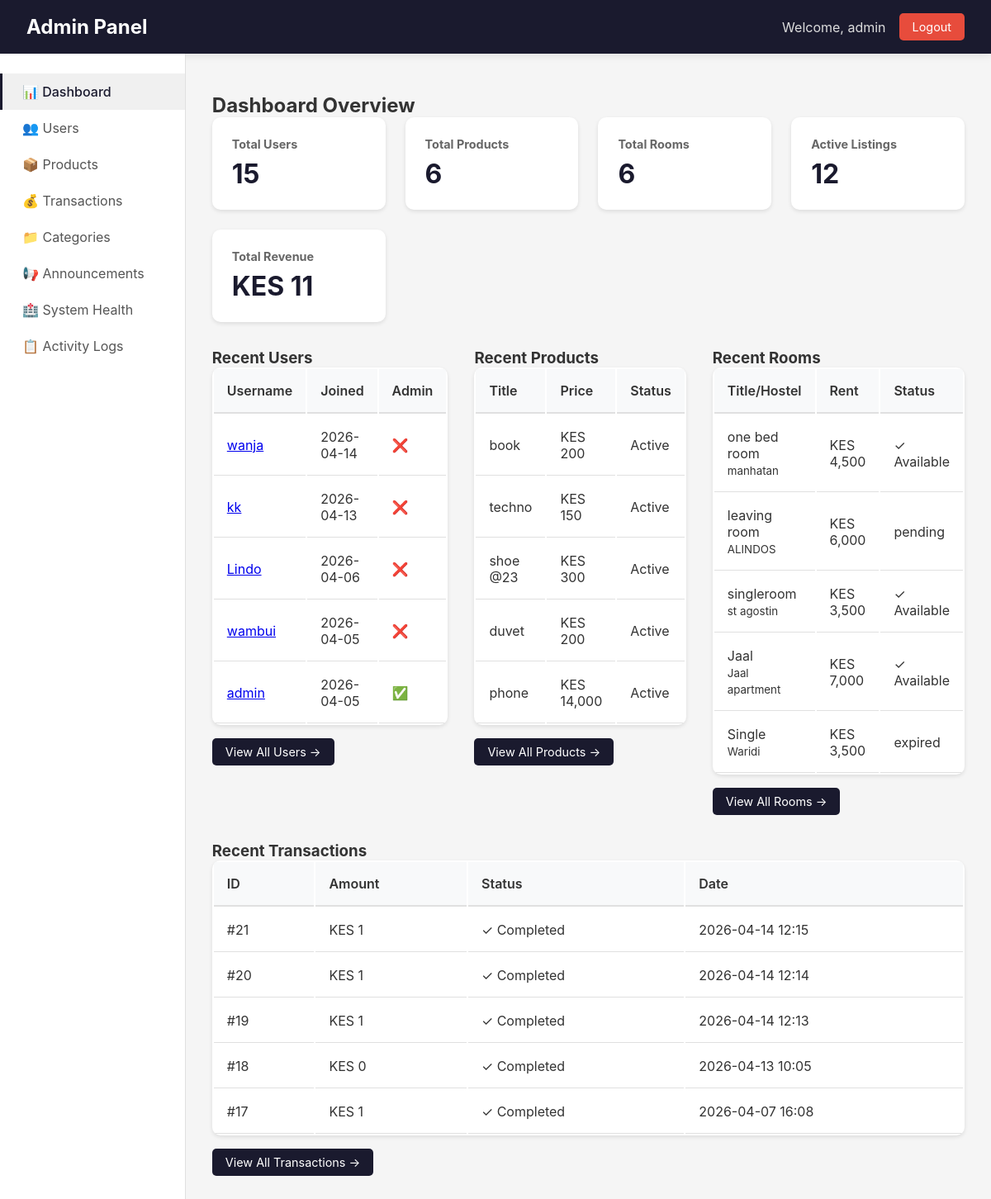
Before: /admin/ (signed in) with the older database file.
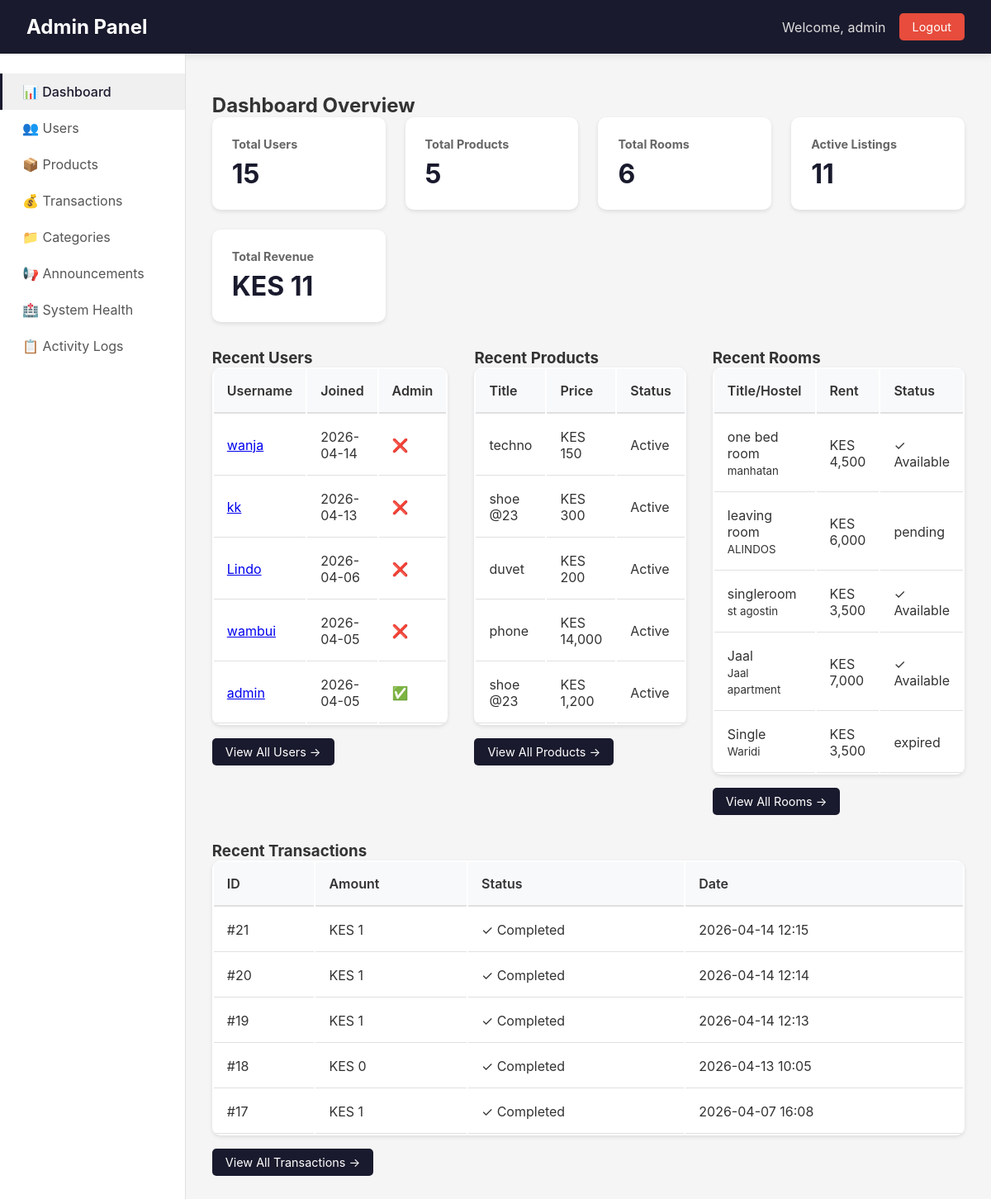
After: the same page with the newer database file.
### app/models.py (models this page shows, shortened)
class User(UserMixin, db.Model):
    __tablename__ = 'users'
    id = db.Column(db.Integer, primary_key=True)
    username = db.Column(db.String(80), unique=True, nullable=False)
    email = db.Column(db.String(120), unique=True, nullable=False)
    password_hash = db.Column(db.String(128))
    phone = db.Column(db.String(20))
    created_at = db.Column(db.DateTime, default=datetime.utcnow)
    google_id = db.Column(db.String(100), unique=True, nullable=True)
    profile_picture = db.Column(db.String(500), nullable=True)
    products = db.relationship('Product',
        foreign_keys='Product.seller_id',
        back_populates='seller',
        lazy=True
    )
    payments = db.relationship('Payment',
        back_populates='payment_user',
        lazy=True
    )
    phone_number = db.Column(db.String(20))
    campus_location = db.Column(db.String(100))
    hostel_name = db.Column(db.String(100))
    hostel_room = db.Column(db.String(20))
    whatsapp_number = db.Column(db.String(20))
    show_contact_details = db.Column(db.Boolean, default=True)
    contact_preference = db.Column(db.String(20), default='whatsapp')
    is_admin = db.Column(db.Boolean, default=False)
    conversations_as_buyer = db.relationship('Chat',
        foreign_keys='Chat.buyer_id',
        back_populates='buyer',
        lazy=True,
        cascade='all, delete-orphan'
    )
    conversations_as_seller = db.relationship('Chat',
        foreign_keys='Chat.seller_id',
        back_populates='seller',
        lazy=True,
        cascade='all, delete-orphan'
    )
    sent_messages = db.relationship('Message',
        foreign_keys='Message.sender_id',
        back_populates='sender',
        lazy=True,
        cascade='all, delete-orphan'
    )
    sent_offers = db.relationship('Offer',
        foreign_keys='Offer.buyer_id',
        back_populates='offer_buyer',
        lazy=True
    )
    received_offers = db.relationship('Offer',
        foreign_keys='Offer.seller_id',
        back_populates='offer_seller',
        lazy=True
    )

class Product(db.Model):
    __tablename__ = 'products'
    id = db.Column(db.Integer, primary_key=True)
    title = db.Column(db.String(100), nullable=False)
    description = db.Column(db.Text)
    price = db.Column(db.Float, nullable=False)
    condition = db.Column(db.String(20))
    contact_info = db.Column(db.Text)
    is_fast_moving = db.Column(db.Boolean, default=False)
    is_active = db.Column(db.Boolean, default=True)
    is_sold = db.Column(db.Boolean, default=False)
    Token = db.Column(db.Float, nullable=False)
    category_id = db.Column(db.Integer, db.ForeignKey('categories.id'), nullable=False)
    seller_id = db.Column(db.Integer, db.ForeignKey('users.id'), nullable=False)
    image_group_id = db.Column(db.Integer, db.ForeignKey('product_image_groups.id'), nullable=True)
    created_at = db.Column(db.DateTime, default=datetime.utcnow)
    updated_at = db.Column(db.DateTime, default=datetime.utcnow, onupdate=datetime.utcnow)
    hostel_name = db.Column(db.String(100), nullable=False, default='')
    location = db.Column(db.String(100), nullable=False, default='')
    leave_date = db.Column(db.DateTime, nullable=False, default=datetime.utcnow)
    room_type = db.Column(db.String(20), default='single')
    deposit = db.Column(db.Float, default=0)
    commission_percentage = db.Column(db.Float, default=0)
    is_commission_listing = db.Column(db.Boolean, default=False)
    status = db.Column(db.String(20), default='available')
    agreement_user_id = db.Column(db.Integer, db.ForeignKey('users.id'), nullable=True)
    agreement_expires_at = db.Column(db.DateTime, nullable=True)
    booked_at = db.Column(db.DateTime, nullable=True)
    total_unlocks = db.Column(db.Integer, default=0)
    last_interest_update = db.Column(db.DateTime, default=datetime.utcnow)
    payments = db.relationship('Payment', back_populates='product', lazy=True, cascade="all, delete-orphan")
    chats = db.relationship('Chat', back_populates='product', lazy=True, cascade='all, delete-orphan')
    offers = db.relationship('Offer', back_populates='product', lazy=True, cascade='all, delete-orphan')
    unlocks = db.relationship(
    'ProductUnlock',
    back_populates='product',
    cascade='all, delete-orphan'
)
    notifications = db.relationship(
    'Notification',
    back_populates='product',
    cascade='all, delete-orphan'
)
    agreement_user = db.relationship('User', foreign_keys=[agreement_user_id])
    category = db.relationship('Category', back_populates='products')
    seller = db.relationship('User', foreign_keys=[seller_id], back_populates='products')
    image_group = db.relationship('ProductImageGroup', back_populates='product')

class ProductUnlock(db.Model):
    __tablename__ = 'product_unlocks'
    id = db.Column(db.Integer, primary_key=True)
    user_id = db.Column(db.Integer, db.ForeignKey('users.id'), nullable=False)
    product_id = db.Column(db.Integer, db.ForeignKey('products.id'), nullable=False)
    seller_id = db.Column(db.Integer, db.ForeignKey('users.id'), nullable=False)
    amount = db.Column(db.Float, nullable=False)
    phone_number = db.Column(db.String(20))
    checkout_request_id = db.Column(db.String(100), unique=True)
    merchant_request_id = db.Column(db.String(100))
    mpesa_receipt_number = db.Column(db.String(50))
    status = db.Column(db.String(20), default='pending')
    created_at = db.Column(db.DateTime, default=datetime.utcnow)
    completed_at = db.Column(db.DateTime)
    unlocked_at = db.Column(db.DateTime)
    user = db.relationship('User', foreign_keys=[user_id], backref='unlocked_products')
    product = db.relationship('Product', back_populates='unlocks')
    seller = db.relationship('User', foreign_keys=[seller_id], backref='buyer_unlocks')
    chat = db.relationship('Chat', back_populates='unlock', lazy=True, uselist=False)

### app/admin/routes.py (the view)
@admin_bp.route('/')
@login_required
@admin_required
def dashboard():
    total_users = User.query.count()
    total_products = Product.query.filter(
        (Product.hostel_name == '') | (Product.hostel_name.is_(None))
    ).count()
    total_rooms = Product.query.filter(
        Product.hostel_name != '',
        Product.hostel_name.isnot(None)
    ).count()
    active_products = Product.query.filter_by(is_active=True, is_sold=False).count()
    total_revenue = db.session.query(func.sum(ProductUnlock.amount)).filter_by(status='completed').scalar() or 0
    recent_users = User.query.order_by(User.created_at.desc()).limit(5).all()
    recent_products = Product.query.filter(
        (Product.hostel_name == '') | (Product.hostel_name.is_(None))
    ).order_by(Product.created_at.desc()).limit(5).all()
    recent_rooms = Product.query.filter(
        Product.hostel_name != '',
        Product.hostel_name.isnot(None)
    ).order_by(Product.created_at.desc()).limit(5).all()
    recent_transactions = ProductUnlock.query.filter_by(status='completed').order_by(ProductUnlock.completed_at.desc()).limit(5).all()
    return render_template('admin/dashboard.html',
                         total_users=total_users,
                         total_products=total_products,
                         total_rooms=total_rooms,
                         active_products=active_products,
                         total_revenue=total_revenue,
                         recent_users=recent_users,
                         recent_products=recent_products,
                         recent_rooms=recent_rooms,
                         recent_transactions=recent_transactions)

### app/admin/routes.py (called while the page is built)
def admin_required(f):
    @wraps(f)
    def decorated_function(*args, **kwargs):
        if not current_user.is_authenticated:
            flash('Please login to access admin area.', 'warning')
            return redirect(url_for('auth.login'))
        if not current_user.is_admin:
            flash('Admin access required.', 'error')
            return redirect(url_for('main.index'))
        return f(*args, **kwargs)
    return decorated_function

### app/models.py (called while the page is built)
@login_manager.user_loader
def load_user(user_id):
    return User.query.get(int(user_id))

### app/templates/admin/dashboard.html (shortened to what this page needs)
{% extends "admin/base.html" %}
{% block content %}
<h2>Dashboard Overview</h2>
<div class="stats-grid">
    <div class="stat-card">
        <h3>Total Users</h3>
        <div class="value">{{ total_users }}</div>
    </div>
    <div class="stat-card">
        <h3>Total Products</h3>
        <div class="value">{{ total_products }}</div>
    </div>
    <div class="stat-card">
        <h3>Total Rooms</h3>
        <div class="value">{{ total_rooms }}</div>
    </div>
    <div class="stat-card">
        <h3>Active Listings</h3>
        <div class="value">{{ active_products }}</div>
    </div>
    <div class="stat-card">
        <h3>Total Revenue</h3>
        <div class="value">KES {{ "{:,.0f}".format(total_revenue) }}</div>
    </div>
</div>
<div style="display: grid; grid-template-columns: repeat(3, 1fr); gap: 2rem; margin-top: 2rem;">
    <div>
        <h3>Recent Users</h3>
        <table class="data-table">
            <thead><tr><th>Username</th><th>Joined</th><th>Admin</th></tr></thead>
            <tbody>
                {% for user in recent_users %}
                <tr>
                    <td><a href="{{ url_for('admin.user_detail', user_id=user.id) }}">{{ user.username }}</a></td>
                    <td>{{ user.created_at.strftime('%Y-%m-%d') }}</td>
                    <td>{% if user.is_admin %}✅{% else %}❌{% endif %}</td>
                </tr>
                {% endfor %}
            </tbody>
        </table>
        <div style="margin-top: 1rem;"><a href="{{ url_for('admin.users') }}" class="btn btn-primary">View All Users →</a></div>
    </div>
    <div>
        <h3>Recent Products</h3>
        <table class="data-table">
            <thead><tr><th>Title</th><th>Price</th><th>Status</th></tr></thead>
            <tbody>
                {% for product in recent_products %}
                <tr>
                    <td>{{ product.title[:25] }}</td>
                    <td>KES {{ "{:,.0f}".format(product.price) }}</td>
                    <td>{% if product.is_sold %}Sold{% else %}Active{% endif %}</td>
                </tr>
                {% endfor %}
            </tbody>
        </table>
        <div style="margin-top: 1rem;"><a href="{{ url_for('admin.products') }}" class="btn btn-primary">View All Products →</a></div>
    </div>
    <div>
        <h3>Recent Rooms</h3>
        <table class="data-table">
            <thead><tr><th>Title/Hostel</th><th>Rent</th><th>Status</th></tr></thead>
            <tbody>
                {% for room in recent_rooms %}
                <tr>
                    <td>{{ room.title[:20] }}<br><small>{{ room.hostel_name }}</small></td>
                    <td>KES {{ "{:,.0f}".format(room.price) }}</td>
                    <td>{% if room.status == 'available' %}✓ Available{% elif room.status == 'booked' %}📅 Booked{% else %}{{ room.status }}{% endif %}</td>
                </tr>
                {% endfor %}
            </tbody>
        </table>
        <div style="margin-top: 1rem;"><a href="{{ url_for('admin.rooms') }}" class="btn btn-primary">View All Rooms →</a></div>
    </div>
</div>
<div style="margin-top: 2rem;">
    <h3>Recent Transactions</h3>
    <table class="data-table">
        <thead><tr><th>ID</th><th>Amount</th><th>Status</th><th>Date</th></tr></thead>
        <tbody>
            {% for tx in recent_transactions %}
            <tr>
                <td>#{{ tx.id }}</td>
                <td>KES {{ "{:,.0f}".format(tx.amount) }}</td>
                <td>{% if tx.status == 'completed' %}✓ Completed{% else %}{{ tx.status }}{% endif %}</td>
                <td>{{ (tx.completed_at or tx.created_at).strftime('%Y-%m-%d %H:%M') }}</td>
            </tr>
            {% endfor %}
        </tbody>
    </table>
    <div style="margin-top: 1rem;"><a href="{{ url_for('admin.transactions') }}" class="btn btn-primary">View All Transactions →</a></div>
</div>
{% endblock %}

### app/templates/admin/base.html (shortened to what this page needs)
<!DOCTYPE html>
<html lang="en">
<head>
</head>
<body>
    <header class="admin-header">
        <h1><a href="{{ url_for('admin.dashboard') }}">Admin Panel</a></h1>
        <div class="admin-user">
            <span>Welcome, {{ current_user.username }}</span>
            <a href="{{ url_for('auth.logout') }}" class="logout-btn">Logout</a>
        </div>
    </header>
    <div class="admin-container">
        <nav class="admin-sidebar">
            <a href="{{ url_for('admin.dashboard') }}" class="{% if request.endpoint == 'admin.dashboard' %}active{% endif %}">
                📊 Dashboard
            </a>
            <a href="{{ url_for('admin.users') }}" class="{% if request.endpoint == 'admin.users' or request.endpoint == 'admin.user_detail' %}active{% endif %}">
                👥 Users
            </a>
            <a href="{{ url_for('admin.products') }}" class="{% if request.endpoint == 'admin.products' %}active{% endif %}">
                📦 Products
            </a>
            <a href="{{ url_for('admin.transactions') }}" class="{% if request.endpoint == 'admin.transactions' %}active{% endif %}">
                💰 Transactions
            </a>
            <a href="{{ url_for('admin.categories') }}" class="{% if request.endpoint == 'admin.categories' %}active{% endif %}">
                📁 Categories
            </a>
            <a href="{{ url_for('announcements.admin') }}" class="{% if request.endpoint == 'announcements.admin' %}active{% endif %}">
    📢 Announcements
</a>
<a href="{{ url_for('admin.system_health') }}" class="{% if request.endpoint == 'admin.system_health' %}active{% endif %}">
    🏥 System Health
</a>
<a href="{{ url_for('admin.admin_logs') }}" class="{% if request.endpoint == 'admin.admin_logs' %}active{% endif %}">
    📋 Activity Logs
</a>
        </nav>
        <main class="admin-content">
            {% block content %}{% endblock %}
        </main>
    </div>
</body>
</html>

Changed rows visible on the page:
removed Product: title "book", price "200", is_sold "Active", shown under "Recent Products"
now on this page (row unchanged): Product: title "shoe @23", price "1,200", is_sold "Active", shown under "Recent Products"
Other visible differences:
{{ total_products }}: "6" → "5"
{{ active_products }}: "12" → "11"
